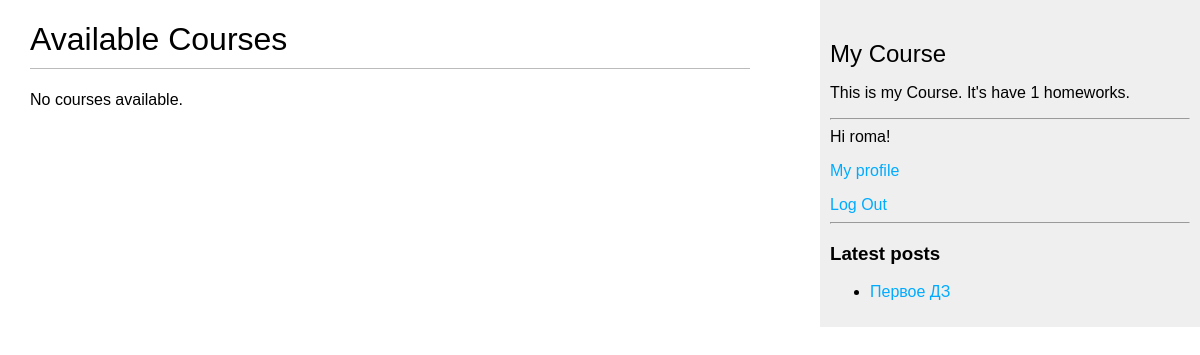
Page / (signed in) on the earlier database version.
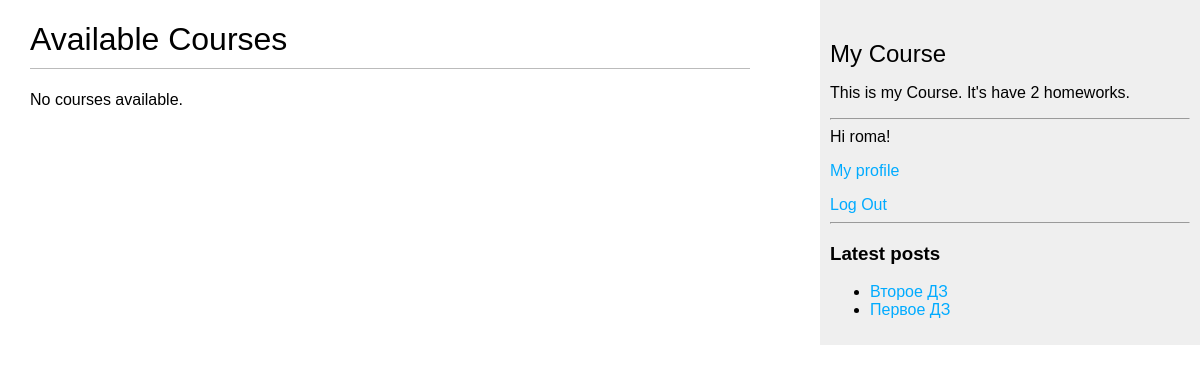
Same page on the later database version.
### assign/models.py (models this page shows, shortened)
class Homework(models.Model):
    class Status(models.TextChoices):
        DRAFT = 'DF', 'Draft'
        PUBLISHED = 'PB', 'Published'
    title = models.CharField(max_length=250)
    slug = models.SlugField(max_length=250,
                            unique_for_date='publish')
    author = models.ForeignKey(User,
                               on_delete=models.CASCADE,
                               related_name='assign_homeworks')
    course = models.ForeignKey(Course, on_delete=models.CASCADE, related_name='homeworks', null=True, blank=True)
    body = models.TextField()
    pdf = models.FileField(upload_to=upload_to, null=True, blank=True)
    publish = models.DateTimeField(default=timezone.now)  # поле дата публикации
    created = models.DateTimeField(auto_now_add=True)  # поле дата создания
    updated = models.DateTimeField(auto_now=True)  # поле дата изменения
    status = models.CharField(max_length=2,
                              choices=Status.choices,
                              default=Status.DRAFT)
    tags = TaggableManager()
    objects = models.Manager() # менеджер, применяемый по умолчанию
    published = PublishedManager() # конкретно-прикладной менеджер
    class Meta: #класс определяет метаданные модели.
        ordering = ['-publish'] #сортировка
        indexes = [
            models.Index(fields=['-publish']), #индексация
        ]
    def get_absolute_url(self):
        return reverse('assign:homework_detail',
                       args=[self.publish.year,
                             self.publish.month,
                             self.publish.day,
                             self.slug])

### assign/views.py (the view)
# urls.py: path('', views.courses_list, name='courses_list'),  # Список всех домашних заданий, доступных пользователю
@login_required
def courses_list(request):
    if is_teacher(request.user):
        courses = Course.objects.filter(creator=request.user)
    else:
        courses = Course.objects.filter(enrollments__student=request.user)
    return render(request, 'assign/course/list.html', {'courses': courses})

### assign/models.py (called while the page is built)
    def get_queryset(self):
        return super().get_queryset()\
                      .filter(status=Homework.Status.PUBLISHED)

### assign/templatetags/assign_tags.py (called while the page is built)
@register.simple_tag
def total_homeworks():
    return Homework.published.count()

@register.inclusion_tag('assign/homework/latest_homeworks.html')
def show_latest_homeworks(count=5):
    latest_homeworks = Homework.published.order_by('-publish')[:count]
    return {'latest_homeworks': latest_homeworks}

### assign/views.py (called while the page is built)
def is_teacher(user):
    return hasattr(user, 'profile') and user.profile.role == 'teacher'

### templates/assign/course/list.html (shortened to what this page needs)
{% extends "assign/base.html" %}
{% load assign_tags %}
{% block content %}
    <h1>Available Courses</h1>
    {% for course in courses %}
        <div>
            <h2><a href="{% url 'assign:course_detail' pk=course.id %}">{{ course.title }}</a></h2>
            <p>Published on {{ course.publish }} by {{ course.creator }}</p>
        </div>
    {% empty %}
        <p>No courses available.</p>
    {% endfor %}
{% endblock %}

### templates/assign/base.html (shortened to what this page needs)
{% load static %}
{% load assign_tags %}
<!DOCTYPE html>
<html>
<head>
    <link href="{% static 'css/homework.css' %}" rel="stylesheet">
</head>
<body>
<div id="content">
    {% block content %}
    {% endblock %}
</div>
<div id="sidebar">
    <h2>My Course</h2>
    <p>
        This is my Course.
        It's have {% total_homeworks %} homeworks.
    </p>
    <hr>
    {% if user.is_authenticated %}
        Hi {{ user.username }}!
        <p><a href="{% url 'users-profile' %}">My profile</a></p>
        <form action="{% url 'logout' %}" method="post">
            <a href="#" onclick="parentNode.submit();">Log Out</a>
        </form>
    {% else %}
        <p>You are not logged in</p>
        <p><a href="{% url 'login' %}">Log In</a></p>
        <p><a href="{% url 'password_reset' %}">Forgot your password?</a></p>
    {% endif %}
    <hr>
    <h3>Latest posts</h3>
    {% show_latest_homeworks 3 %}
  </div>
</body>
</html>

### templates/assign/homework/latest_homeworks.html
<ul>
    {% for homework in latest_homeworks %}
        <li>
            <a href="{{ homework.get_absolute_url }}">{{ homework.title }}</a>
        </li>
    {% endfor %}
</ul>

Differences in the rows shown:
added Homework: title "Второе ДЗ"
Other differences:
text no longer shown: "1"
text now shown: "2"
